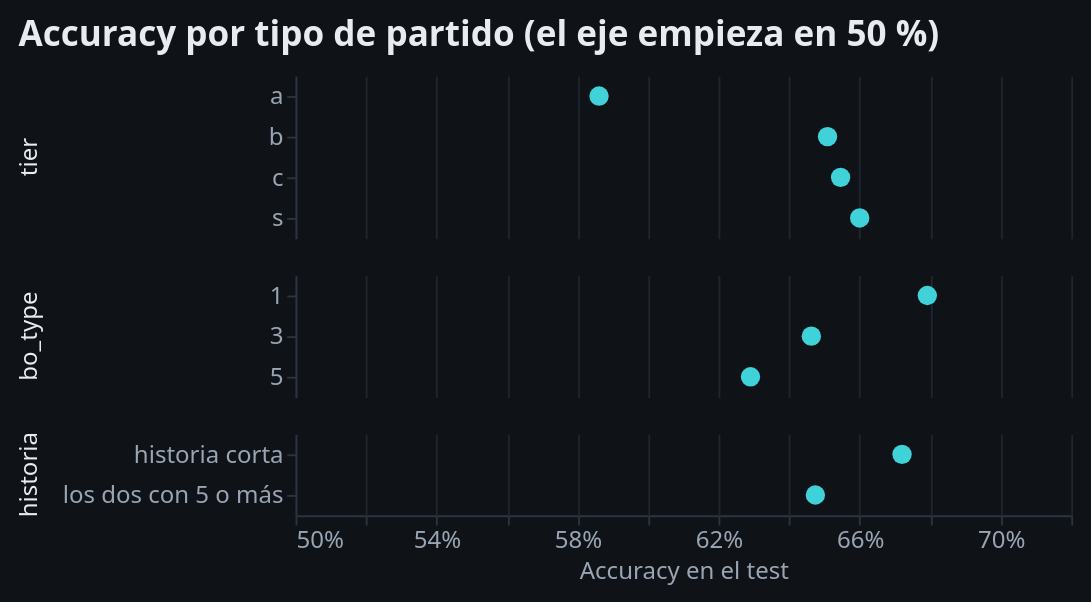

The cell this chart's notebook holds for it:
### Markdown cell above
#### 3. Por tipo de partido

Separamos por tier, formato e historia previa. «Historia corta» significa que al menos un equipo tenía menos de 5 antecedentes registrados. Usamos puntos porque el eje horizontal empieza en 50 %; al pasar el cursor se ve también la cantidad de series.

### Code cell
filas = []
for variable in ['bo_type', 'tier', 'historia']:
    for valor, grupo in detalle.groupby(variable):
        filas.append({'corte': variable, 'grupo': str(valor), 'series': len(grupo),
                      '% gana A': 100*grupo.real.mean(), '% predice A': 100*grupo.predicho.mean(),
                      '% sorpresas': 100*grupo.sorpresa.mean(), 'accuracy': grupo.acierto.mean(),
                      'f1 macro': f1_score(grupo.real, grupo.predicho, average='macro',
                                           labels=[0, 1], zero_division=0)})
tabla_segmentos = pd.DataFrame(filas)
display(tabla_segmentos.round(3))
grafico = alt.Chart(tabla_segmentos).mark_point(filled=True, size=110, color=ACENTO, opacity=1).encode(
    x=alt.X('accuracy:Q', scale=alt.Scale(domain=[0.5, 0.72]), axis=alt.Axis(format='.0%'),
            title='Accuracy en el test'),
    y=alt.Y('grupo:N', title=None, sort=None),
    row=alt.Row('corte:N', title=None, sort=['tier', 'bo_type', 'historia']),
    tooltip=['corte:N', 'grupo:N', 'series:Q', alt.Tooltip('accuracy:Q', format='.1%'),
             alt.Tooltip('% sorpresas:Q', format='.1f')]
).properties(width=420, height=alt.Step(22),
    title='Accuracy por tipo de partido (el eje empieza en 50 %)').resolve_scale(y='independent')
mostrar_grafico_error('tipos', grafico)

### Figure 1 — Vega-Lite specification as saved in the notebook (floating-point values rounded to 4 significant figures)
{"config": {"view": {"continuousWidth": 300, "continuousHeight": 300, "stroke": null}, "axis": {"domainColor": "#2b3440", "gridColor": "#1f262f", "labelColor": "#9aa5b4", "labelFont": "Barlow, \"Segoe UI\", Helvetica, Arial, sans-serif", "labelFontSize": 13, "tickColor": "#2b3440", "titleColor": "#9aa5b4", "titleFont": "Barlow, \"Segoe UI\", Helvetica, Arial, sans-serif", "titleFontSize": 13, "titleFontWeight": "normal"}, "background": "#0f1318", "font": "Barlow, \"Segoe UI\", Helvetica, Arial, sans-serif", "header": {"labelColor": "#e8ecf1", "labelFontSize": 13, "titleColor": "#9aa5b4", "titleFontSize": 13}, "legend": {"labelColor": "#e8ecf1", "labelFontSize": 13, "titleColor": "#9aa5b4", "titleFontSize": 13, "titleFontWeight": "normal"}, "padding": 10, "text": {"color": "#e8ecf1", "font": "Barlow, \"Segoe UI\", Helvetica, Arial, sans-serif"}, "title": {"anchor": "start", "fontSize": 19, "font": "Rajdhani, \"Arial Narrow\", \"Segoe UI\", sans-serif", "fontWeight": 700, "color": "#e8ecf1", "subtitleColor": "#9aa5b4", "subtitleFontSize": 13, "subtitleFont": "Barlow, \"Segoe UI\", Helvetica, Arial, sans-serif", "offset": 12}}, "data": {"name": "data-07d6416c2737aa893cd948967444f3ba"}, "mark": {"type": "point", "color": "#3fd2d8", "filled": true, "opacity": 1, "size": 110}, "encoding": {"row": {"field": "corte", "sort": ["tier", "bo_type", "historia"], "title": null, "type": "nominal"}, "tooltip": [{"field": "corte", "type": "nominal"}, {"field": "grupo", "type": "nominal"}, {"field": "series", "type": "quantitative"}, {"field": "accuracy", "format": ".1%", "type": "quantitative"}, {"field": "% sorpresas", "format": ".1f", "type": "quantitative"}], "x": {"axis": {"format": ".0%"}, "field": "accuracy", "scale": {"domain": [0.5, 0.72]}, "title": "Accuracy en el test", "type": "quantitative"}, "y": {"field": "grupo", "sort": null, "title": null, "type": "nominal"}}, "height": {"step": 22}, "resolve": {"scale": {"y": "independent"}}, "title": "Accuracy por tipo de partido (el eje empieza en 50 %)", "width": 420, "$schema": "https://vega.github.io/schema/vega-lite/v6.4.1.json", "datasets": {"data-07d6416c2737aa893cd948967444f3ba": [{"corte": "bo_type", "grupo": "1", "series": 1412, "% gana A": 57.86, "% predice A": 56.94, "% sorpresas": 36.0, "accuracy": 0.6792, "f1 macro": 0.672}, {"corte": "bo_type", "grupo": "3", "series": 7345, "% gana A": 53.87, "% predice A": 54.01, "% sorpresas": 36.03, "accuracy": 0.6463, "f1 macro": 0.6441}, {"corte": "bo_type", "grupo": "5", "series": 62, "% gana A": 53.23, "% predice A": 70.97, "% sorpresas": 33.87, "accuracy": 0.629, "f1 macro": 0.606}, {"corte": "tier", "grupo": "a", "series": 273, "% gana A": 52.38, "% predice A": 49.08, "% sorpresas": 41.03, "accuracy": 0.5861, "f1 macro": 0.586}, {"corte": "tier", "grupo": "b", "series": 3165, "% gana A": 53.84, "% predice A": 54.06, "% sorpresas": 34.8, "accuracy": 0.6509, "f1 macro": 0.6487}, {"corte": "tier", "grupo": "c", "series": 4881, "% gana A": 55.3, "% predice A": 55.54, "% sorpresas": 36.82, "accuracy": 0.6546, "f1 macro": 0.6505}, {"corte": "tier", "grupo": "s", "series": 500, "% gana A": 52.2, "% predice A": 51.8, "% sorpresas": 33.0, "accuracy": 0.66, "f1 macro": 0.6595}, {"corte": "historia", "grupo": "historia corta", "series": 1436, "% gana A": 64.35, "% predice A": 72.49, "% sorpresas": 37.62, "accuracy": 0.672, "f1 macro": 0.6205}, {"corte": "historia", "grupo": "los dos con 5 o más", "series": 7383, "% gana A": 52.59, "% predice A": 51.12, "% sorpresas": 35.7, "accuracy": 0.6474, "f1 macro": 0.6469}]}}
